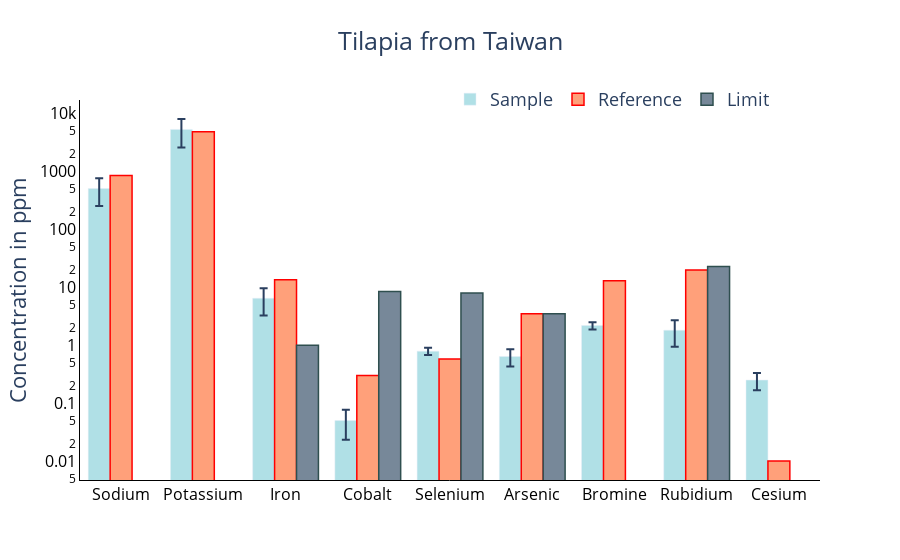

Notebook code for this chart:
### Code cell
#sample 6
elements = ['Sodium', 'Potassium', 'Iron', 'Cobalt', 'Selenium', 'Arsenic',
           'Bromine', 'Rubidium', 'Cesium']

ppm = [510.92, 5369.57, 6.48, 0.05, 0.79, 0.64, 2.19, 1.82, 0.25]
x = np.linspace(1,len(ppm),len(ppm))
sys_unc = [204.54, 2748.11, 3.12, 0.026, 0.07, 0.19, 0.24, 0.87, 0.073]
stat_unc = [154.81, 174.78, 0.73, 0.0058, 0.088, 0.09, 0.21, 0.092, 0.038]
tot_unc = []
for i in x:
    val = (sys_unc[int(i)-1]**2+stat_unc[int(i)-1]**2)**0.5
    tot_unc.append(val)

mpl_fig = plt.figure(figsize=(12,5))
ax = mpl_fig.add_subplot(111)
width = 0.25
p1 = ax.bar(x, ppm, width, color='powderblue', label='Element')

#reference values (based on averages)
ppm2 = [860, 4912, 13.5, 0.3, 0.58, 3.5, 13, 20, 0.01]

#regulatory limits for the elements
limits = [0, 0, 1, 8.48, 8, 3.5, 0, 23, 0]

#reference graph
p2 = ax.bar(x+0.25, ppm2, width, color='lightsalmon', edgecolor='red', alpha=0.3, label='Reference')
#error bars
p3 = plt.errorbar(x, ppm, yerr=tot_unc, fmt='.', ecolor='steelblue', capthick=1, capsize=2)
#limits graph
p4 = ax.bar(x-0.25, limits, width, color='lightslategray', edgecolor='k', label='Limit')

title_text = 'Tilapia from Taiwan'
plt.xlabel('Element')
plt.ylabel('Concentration in ppm')
plt.title('Element ppm of Sample 6: Tilapia from TAIWAN')
plt.legend()
plt.xticks(x, elements)
ax.set_yscale('log')
plt.show()
fig = go.Figure()
fig.add_trace(go.Bar(
    name='Sample',
    x=elements, 
    y=ppm,
    error_y=dict(type='data', array=tot_unc),
    marker_color='powderblue',
#    line_color='steelblue'
))
fig.add_trace(go.Bar( 
    name='Reference',
    x=elements,
    y=ppm2,
    marker_color='lightsalmon',
    marker_line_color='red',
    marker_line_width=1.5
))
fig.add_trace(go.Bar( 
    name='Limit',
    x=elements,
    y=limits,
    marker_color='lightslategray',
    marker_line_color='darkslategray',
    marker_line_width=1.5
))

fig.update_layout(yaxis_type="log")
fig.update_layout(plot_bgcolor='white')#,width=700, height=700)
fig.update_yaxes(linecolor='black',tickcolor='black',
                 tickfont=dict(color='black', size=16))
fig.update_xaxes(linecolor='black',tickfont=dict(color='black', size=16))
fig.update_layout(legend_orientation="h",legend=dict(x=0.5, y=1.05))
fig.update_layout(barmode='group')
fig.update_layout(title=title_text, title_x=0.5,
                  yaxis_title=y_title,
                  font=dict(size=18)
)

fig.show()
fig.write_html("2017-sample6.html",include_plotlyjs=False)

### Figure 1 — Plotly figure (JSON) as saved in the notebook; plotly's stock layout.template omitted (floating-point values rounded to 4 significant figures)
{"data": [{"error_y": {"array": [256.5, 2754.0, 3.204, 0.02664, 0.1124, 0.2102, 0.3189, 0.8749, 0.0823], "type": "data"}, "marker": {"color": "powderblue"}, "name": "Sample", "type": "bar", "x": ["Sodium", "Potassium", "Iron", "Cobalt", "Selenium", "Arsenic", "Bromine", "Rubidium", "Cesium"], "y": [510.9, 5370.0, 6.48, 0.05, 0.79, 0.64, 2.19, 1.82, 0.25]}, {"marker": {"color": "lightsalmon", "line": {"color": "red", "width": 1.5}}, "name": "Reference", "type": "bar", "x": ["Sodium", "Potassium", "Iron", "Cobalt", "Selenium", "Arsenic", "Bromine", "Rubidium", "Cesium"], "y": [860, 4912, 13.5, 0.3, 0.58, 3.5, 13, 20, 0.01]}, {"marker": {"color": "lightslategray", "line": {"color": "darkslategray", "width": 1.5}}, "name": "Limit", "type": "bar", "x": ["Sodium", "Potassium", "Iron", "Cobalt", "Selenium", "Arsenic", "Bromine", "Rubidium", "Cesium"], "y": [0, 0, 1, 8.48, 8, 3.5, 0, 23, 0]}], "layout": {"barmode": "group", "font": {"size": 18}, "legend": {"orientation": "h", "x": 0.5, "y": 1.05}, "plot_bgcolor": "white", "title": {"text": "Tilapia from Taiwan", "x": 0.5}, "xaxis": {"linecolor": "black", "tickfont": {"color": "black", "size": 16}}, "yaxis": {"linecolor": "black", "tickcolor": "black", "tickfont": {"color": "black", "size": 16}, "title": {"text": "Concentration in ppm"}, "type": "log"}}}
